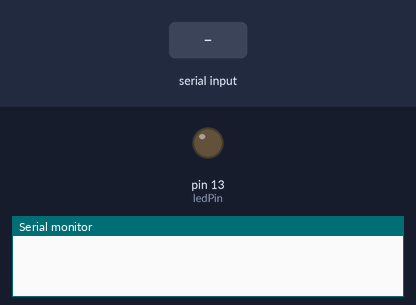
The sketch below on a simulated Arduino Uno, built with avr-gcc and run on an emulated ATmega328P. On the bench: output pins drawn as LEDs (lit = HIGH), the last lines printed to the serial monitor. The test bench sets the inputs (shaded band).

Above: at 1.2 s.
1.3 s: "ON\n" received over Serial
At 1.6 s:
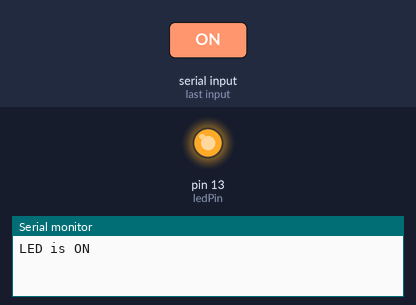
2.8 s: "OFF\n" received over Serial
At 4.0 s:
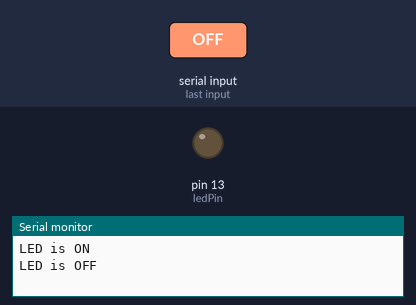
Timing chart, 0 to 5.8 s (numbered marks = the images above; inputs shaded):
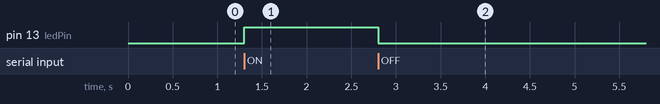

Measured:
- after the input at 1.3 s, pin 13 (ledPin): LOW → HIGH at once
- after the input at 2.8 s, pin 13 (ledPin): HIGH → LOW at once

The sketch:

02-LedOnOff.ino
```cpp
int ledPin = 13;
String cmd = "";

void setup() {
  pinMode(ledPin, OUTPUT);
  Serial.begin(9600);
  digitalWrite(ledPin, LOW);
}

void loop() {
  if (Serial.available()) {
    cmd = Serial.readStringUntil('\n');
    if (cmd == "ON") {
      digitalWrite(ledPin, HIGH);
      Serial.println("LED is " + cmd);
    }
    if (cmd == "OFF") {
      digitalWrite(ledPin, LOW);
      Serial.println("LED is " + cmd);
    }
  }
}
```
